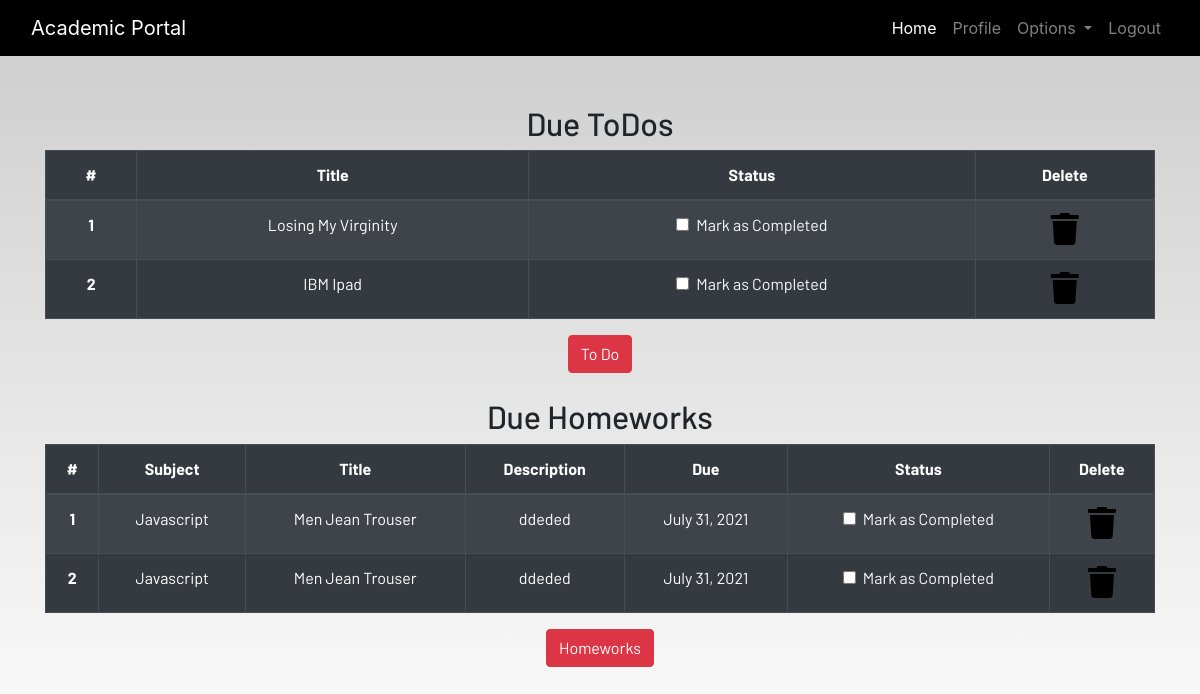
Screenshot of /profile/ (signed in) with the database file from the repository.
### dashboard/models.py (models this page shows, shortened)
class Todo(models.Model):
    user = models.ForeignKey(User,on_delete=models.CASCADE)
    title = models.CharField(max_length =100)
    is_finished = models.BooleanField(default=False)

class Homework(models.Model):
    user= models.ForeignKey(User,on_delete=models.CASCADE)
    subject= models.CharField(max_length=50)
    title= models.CharField(max_length=100)
    description=models.TextField()
    due= models.DateField()
    is_finished= models.BooleanField(default=False)

### dashboard/views.py (the view)
# urls.py: path('profile/',dash_views.profile,name='profile'),
@login_required
def profile(request):
    homeworks = Homework.objects.filter(is_finished=False,user = request.user)
    todos = Todo.objects.filter(is_finished=False,user = request.user)
    if len(homeworks) == 0:
        homework_done = True
    else:
        homework_done = False
    if len(todos) == 0:
        todos_done = True
    else:
        todos_done = False
    context ={
        'homeworks':homeworks,
        'todos':todos,
        'homework_done':homework_done,
        'todo_done':todos_done
    }
    return render(request,'dashboard/profile.html',context)

### dashboard/templates/dashboard/profile.html
{% extends 'dashboard/base.html' %}
{% load static %}
{% load crispy_forms_tags%}
{% block content %}
<section class="text-center">
    <div class="container">
        {% if not todos_done %}
        <h2>Due ToDos</h2>
        <table class="table table-striped table-bordered table-hover table-dark">
            <thead>
                <tr>
                    <th scope="col">#</th>
                    <th scope="col">Title</th>
                    <th scope="col">Status</th>
                    <th scope="col">Delete</th>
                </tr>
            </thead>
            <tbody>
                {% for todo in todos %}
                <tr>
                    <th scope="row">{{forloop.counter}}</th>
                    <td>{{todo.title}}</td>
                    <td>
                        <a href="{% url 'update-todo' todo.id %}">
                            <div class="form-check">
                                {% if todo.is_finished == True %}
                                <input class="form-check-input" type="checkbox" value="" checked >
                                {% else %}
                                <input class="form-check-input" type="checkbox" value="">
                                {% endif %}
                                <label class="form-check-label text-light" for="flexCheckDefault">
                                    Mark as Completed
                                </label>
                            </div>
                        </a>
                    </td>
                    <td><a href="{% url 'delete-todo' todo.id %}"><i class="fa fa-trash fa-2x"></i></a></td>
                </tr>
                {% endfor %}
            </tbody>
        </table>
        {% else %}
        <h3>All To dos are completed!!!!</h3>
        {% endif %}
        <a href="{% url 'todo' %}" class="btn btn-danger">To Do</a>
        <br><br>
        {% if not homework_done %}
        <h2>Due Homeworks</h2>
        <table class="table table-striped table-bordered table-hover table-dark">
            <thead>
                <tr>
                    <th scope="col">#</th>
                    <th scope="col">Subject</th>
                    <th scope="col">Title</th>
                    <th scope="col">Description</th>
                    <th scope="col">Due</th>
                    <th scope="col">Status</th>
                    <th scope="col">Delete</th>
                </tr>
            </thead>
            <tbody>
                {% for homework in homeworks %}
                <tr>
                    <th scope="row">{{forloop.counter}}</th>
                    <td>{{homework.subject}}</td>
                    <td>{{homework.title}}</td>
                    <td>{{homework.description}}</td>
                    <td>{{homework.due}}</td>
                    <td>
                        <a href="{% url 'update-homework' homework.id %}">
                            <div class="form-check">
                                {% if homework.is_finished == True %}
                                <input class="form-check-input" type="checkbox" value="" checked>
                                {% else %}
                                <input class="form-check-input" type="checkbox" value="">
                                {% endif %}
                                <label class="form-check-label text-light" for="flexCheckDefault">
                                    Mark as Completed
                                </label>
                            </div>
                        </a>
                    </td>
                    <td><a href="{% url 'delete-homework' homework.id  %}"><i class="fa fa-trash fa-2x"></i></a></td>
                </tr>
               {% endfor %}
            </tbody>
        </table>
        {% else %}
        <h3>All To homeworks are completed!!!!</h3>
        {% endif %}
        <a href="{% url 'homework' %}" class="btn btn-danger">Homeworks</a>
    </div>
</section>
{% endblock content %}

### static/css/main.css (style rules this page uses)
html { scroll-behavior: smooth; height: 100%; width: 100%; }
a { text-decoration: none !important; color: black; }
html, body { max-width: 100%; overflow-x: hidden; height: 100%; width: 100%; }
body { background: linear-gradient(rgba(0, 0, 0, 0.2), rgba(255, 255, 255, 0.5)); overflow-x: hidden; background-repeat: no-repeat; }
.fa { color: black; }

### rows the page displays
Todo: title "Losing My Virginity"
Todo: title "IBM Ipad"
Homework: subject "Javascript", title "Men Jean Trouser", description "ddeded", due "July 31, 2021"
Homework: subject "Javascript", title "Men Jean Trouser", description "ddeded", due "July 31, 2021"
